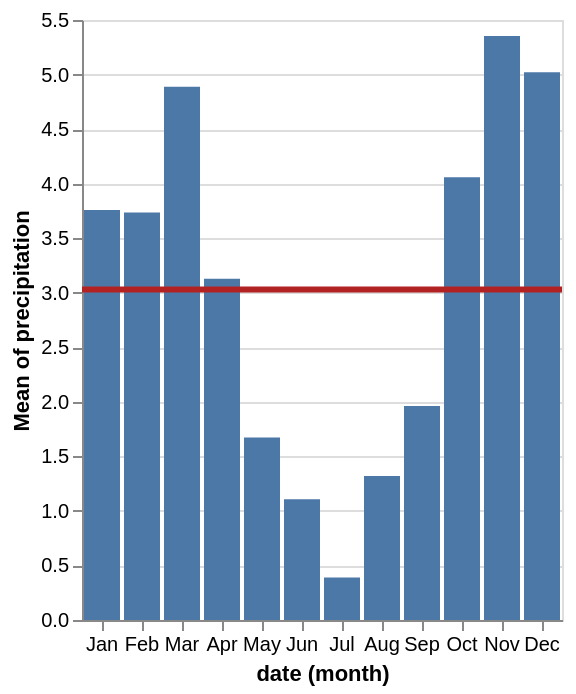

Source (notebook cell):
### Markdown cell above
### Comparisons

### Code cell
#### EXAMPLE 1: INTERACTIVE AVERAGE ####

import altair as alt
from vega_datasets import data

#### THE DATA ####
source2 = data.seattle_weather()
print(source2)

#### BASIC PLOT ####
brush = alt.selection_interval(encodings=['x'])

bars = alt.Chart().mark_bar().encode(
    x='month(date):O',
    y='mean(precipitation):Q',
    opacity = alt.when(brush).then(alt.value(1)).otherwise(alt.value(0.7)),
).add_params(
    brush
)

line = alt.Chart().mark_rule(color='firebrick').encode(
    y='mean(precipitation):Q',
    size=alt.SizeValue(3)
).transform_filter(
    brush
)

alt.layer(bars, line, data=source2)

### Figure 1 — Vega-Lite specification as saved in the notebook (floating-point values rounded to 4 significant figures; data arrays with more than 128 entries replaced by an {"elided": "..."} marker saying what was removed)
{"usermeta": {"embedOptions": {"theme": "fivethirtyeight"}}, "config": {"view": {"continuousWidth": 300, "continuousHeight": 300}}, "layer": [{"mark": {"type": "bar"}, "encoding": {"opacity": {"condition": [{"param": "param_5", "value": 1}], "value": 0.7}, "x": {"field": "date", "timeUnit": "month", "type": "ordinal"}, "y": {"aggregate": "mean", "field": "precipitation", "type": "quantitative"}}, "name": "view_3"}, {"mark": {"type": "rule", "color": "firebrick"}, "encoding": {"size": {"value": 3}, "y": {"aggregate": "mean", "field": "precipitation", "type": "quantitative"}}, "transform": [{"filter": {"param": "param_5"}}]}], "data": {"name": "data-6881b3c76720a51ecae2e2fb5659aff4"}, "params": [{"name": "param_5", "select": {"type": "interval", "encodings": ["x"]}, "views": ["view_3"]}], "$schema": "https://vega.github.io/schema/vega-lite/v5.20.1.json", "datasets": {"data-6881b3c76720a51ecae2e2fb5659aff4": {"elided": "1461 records"}}}
